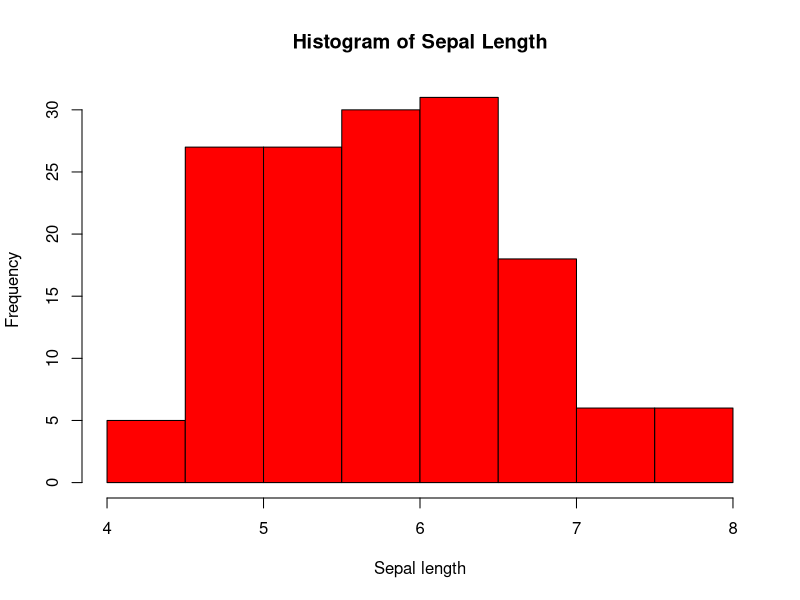
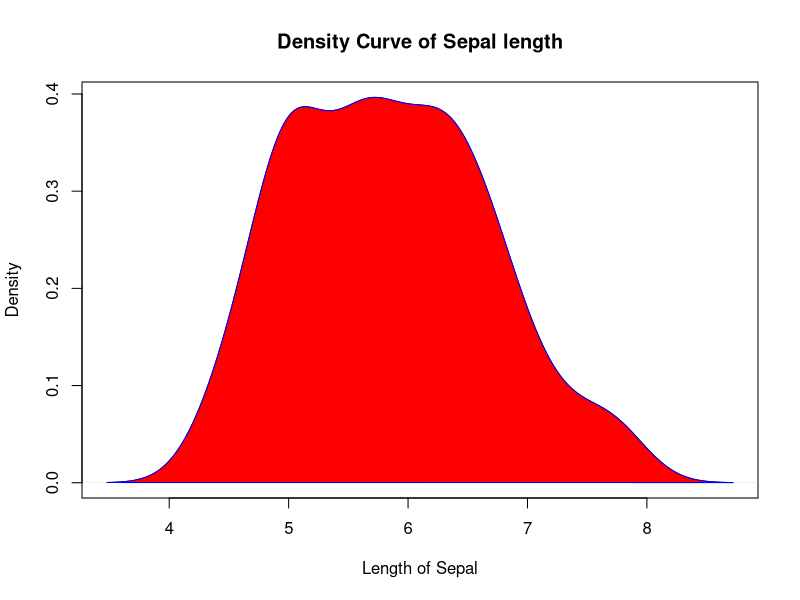
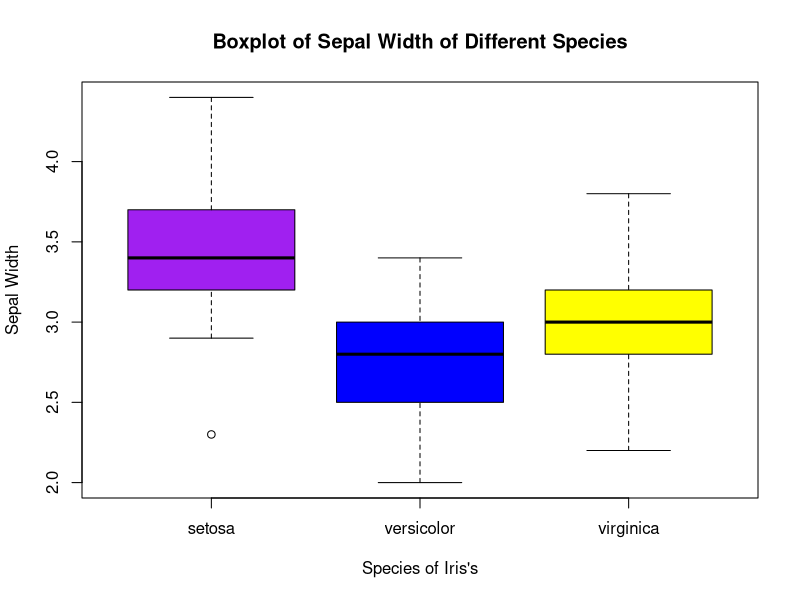
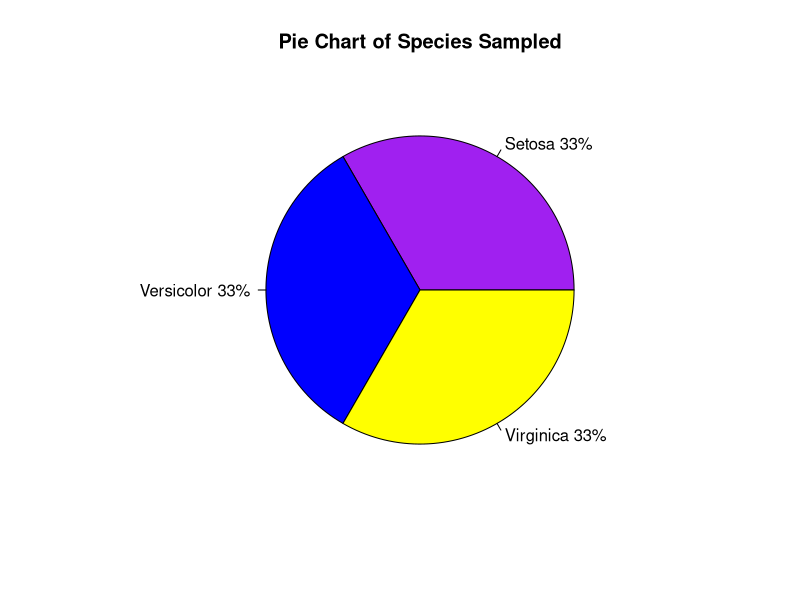
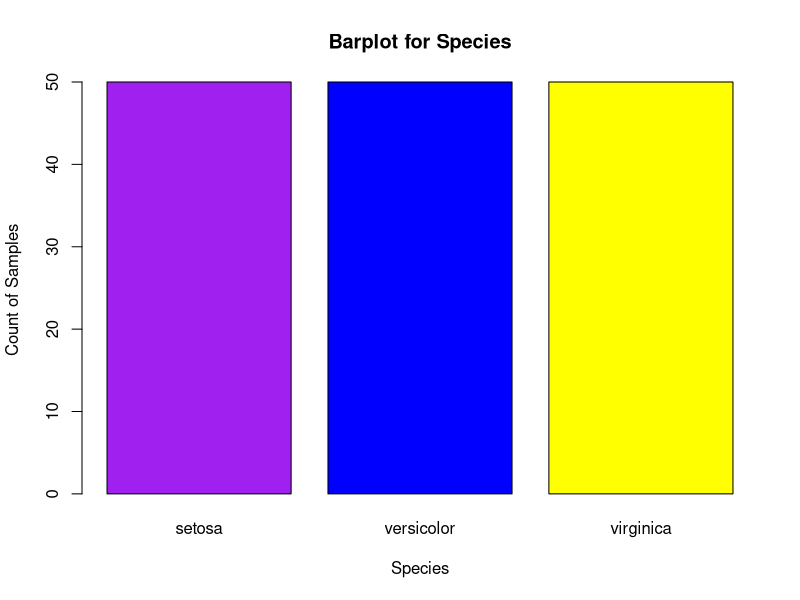

Write R code to recreate these figures, in order.
## ---- chunk 1
sepal.density<-density(iris$Sepal.Length)
hist(iris$Sepal.Length, col="Red", main="Histogram of Sepal Length", xlab="Sepal length", ylab="Frequency")
plot(sepal.density, main="Density Curve of Sepal length", xlab="Length of Sepal", ylab="Density")
polygon(sepal.density, col="red", border="blue")
## ---- chunk 2
boxplot(iris$Sepal.Width~iris$Species, main="Boxplot of Sepal Width of Different Species", xlab="Species of Iris's", ylab="Sepal Width", col=c("purple", "blue", "yellow"))
## ---- chunk 3
species.table<-table(iris$Species)
percentage<-c("33%","33%","33%")
names<-c("Setosa", "Versicolor", "Virginica")
lbl<-paste(names, percentage)
pie(species.table, main="Pie Chart of Species Sampled", labels=lbl, col=c("Purple", "Blue", "Yellow"))
barplot(species.table, main="Barplot for Species", xlab="Species", ylab="Count of Samples", col=c("Purple", "Blue", "Yellow"))
